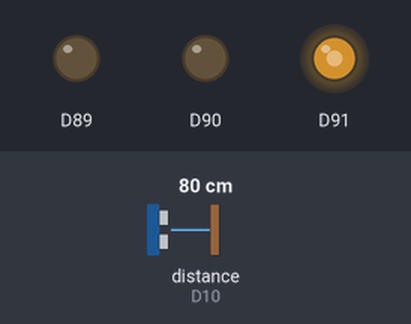
Recording of a sketch running on a simulated Arduino MKR. Shown: output pins drawn as LEDs (lit = HIGH). Wiring (inferred from the names in the program): ultrasonic range finder: trigger D9; echo D10. Inputs (shaded band) come from the test bench; at power-on: distance to the obstacle (sensor on D10) 80 cm. The echo pulse lasts 58.3 µs per cm; WiFi joins after 1.5 s; servers stay silent unless stated; no MQTT or app messages arrive unless stated; not simulated (calls return 0 or success): arduino_secrets.h; pins used as bus, display or sensor lines are not drawn; what the sketch prints to the serial monitor is not drawn.

Above: at 0.1 s.
At 2.3 s:
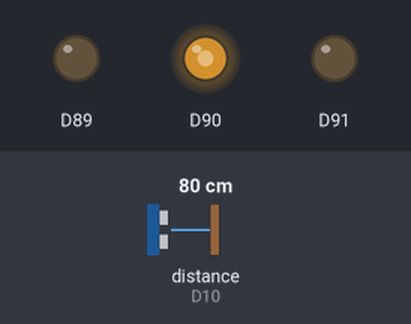
2.4 s: distance to the obstacle (sensor on D10) set to 33 cm
3.9 s: distance to the obstacle (sensor on D10) set to 27 cm
Timing chart, 0 to 6.9 s (numbered marks = the images above; inputs shaded):
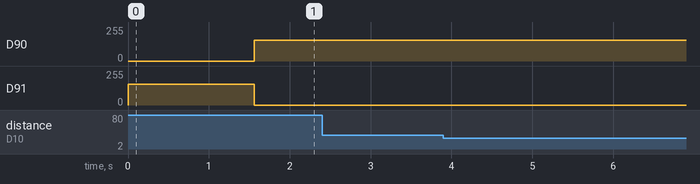

Measured:
- after the input at 2.4 s, every drawn part: stays the same
- after the input at 3.9 s, every drawn part: stays the same

The sketch:

mkr1010_mqtt_simple.ino
```cpp
// Vespera gesture controller (no screen or external button), based on Duncan Wilson's Sept 2026 workshop sketch.
// Board: Arduino MKR WiFi 1010. Keep all three .ino files in this folder.
#include <SPI.h>
#include <WiFiNINA.h>
#include <PubSubClient.h>
#include <utility/wifi_drv.h>
#include <math.h>
#include "arduino_secrets.h"

#ifndef SECRET_SSID1
#define SECRET_SSID1 ""
#endif
#ifndef SECRET_PASS1
#define SECRET_PASS1 ""
#endif

const char* ssid = SECRET_SSID;
const char* password = SECRET_PASS;
const char* ssid1 = SECRET_SSID1;
const char* password1 = SECRET_PASS1;
const char* mqtt_username = SECRET_MQTTUSER;
const char* mqtt_password = SECRET_MQTTPASS;
const char* mqtt_server = "mqtt.cetools.org";
const int mqtt_port = 1884;
String lightId = "18";
String mqtt_topic = "student/CASA0014/luminaire/" + lightId;
String clientId;
WiFiClient wifiClient;
PubSubClient mqttClient(wifiClient);
const int num_leds = 72;
const int payload_size = num_leds * 3;
byte RGBpayload[payload_size];

const uint8_t TRIG_PIN = 9, ECHO_PIN = 10;
const float MIN_CM = 5.0f, MAX_CM = 30.0f;
const float WHITE_DISTANCE_CM = MAX_CM;
const uint32_t WHITE_CONFIRM_MS = 300;
bool absenceActive = false;
uint32_t absenceSince = 0;
const uint32_t LEAVE_REARM_MS = 600;
bool leaveActive = false;
uint32_t leaveSince = 0;
uint8_t missedSamples = 0;
const float HOVER_TOLERANCE_CM = 2.0f, REARM_CM = 1.0f;
const uint32_t HOVER_MS = 2000, SAMPLE_MS = 80, MAX_SAMPLE_GAP_MS = 250;
bool wifiOK = false, mqttOK = false;
bool locked = false, pendingPublish = true;
bool distanceValid = false, filterReady = false;
bool hoverActive = false, gestureArmed = true;
float distanceCm = 0, hoverAnchor = 0, toggleAnchor = 0;
uint8_t rearmSamples = 0;
uint8_t red = 255, green = 0, blue = 0;
uint8_t lastRed = 0, lastGreen = 0, lastBlue = 0;
bool havePublished = false;
uint32_t hoverSince = 0, lastSample = 0, lastPublish = 0;

void setup() {
  Serial.begin(115200); // Do not wait for a USB serial terminal.
  pinMode(TRIG_PIN, OUTPUT);
  digitalWrite(TRIG_PIN, LOW);
  pinMode(ECHO_PIN, INPUT); // NEVER connect 5 V Echo directly.
  WiFiDrv::pinMode(25, OUTPUT);
  WiFiDrv::pinMode(26, OUTPUT);
  WiFiDrv::pinMode(27, OUTPUT);
  LedRed();
  byte mac[6];
  WiFi.macAddress(mac);
  char macStr[13];
  snprintf(macStr, sizeof(macStr), "%02X%02X%02X%02X%02X%02X",
           mac[5], mac[4], mac[3], mac[2], mac[1], mac[0]);
  clientId = "MKR1010_Sender_" + String(macStr);
  WiFi.setTimeout(1500);
  wifiClient.setConnectionTimeout(1000);
  mqttClient.setServer(mqtt_server, mqtt_port);
  mqttClient.setBufferSize(512);
  mqttClient.setKeepAlive(30);
  mqttClient.setSocketTimeout(1);
  Serial.println(F("Vespera gesture controller ready"));
  Serial.println(mqtt_topic);
}

void loop() {
  updateDistance(millis());
  serviceConnections(millis());
  // Library network calls are synchronous. Never count a connection stall
  // as evidence that the hand stayed stationary.
  updateDistance(millis());
  publishState(millis());
}

void updateDistance(uint32_t now) {
  if (now - lastSample < SAMPLE_MS) return;
  uint32_t sampleElapsed = now - lastSample;
  if (now - lastSample > MAX_SAMPLE_GAP_MS) {
    hoverActive = false;
    rearmSamples = 0;
    filterReady = false;
    absenceActive = false;
    leaveActive = false;
    missedSamples = 0;
  }
  lastSample = now;
  digitalWrite(TRIG_PIN, LOW);
  delayMicroseconds(2);
  digitalWrite(TRIG_PIN, HIGH);
  delayMicroseconds(10);
  digitalWrite(TRIG_PIN, LOW);
  // Bounded blocking read: at most 15 ms per sample (roughly 2.6 m).
  unsigned long duration = pulseIn(ECHO_PIN, HIGH, 15000UL);
  float raw = duration * 0.0343f / 2.0f;
  // A missing echo can mean the hand has left the sensor's field of view.
  // Confirm across consecutive samples; never replace a LOCK color.
  bool handAbsent = duration == 0 || raw > WHITE_DISTANCE_CM;
  // Sustained departure also rearms: the hand can return to the same position.
  // A single missing echo is not enough; LOCK color is never changed here.
  if (!gestureArmed && handAbsent) {
    if (!leaveActive) {
      leaveActive = true;
      leaveSince = now;
    }
    if (now - leaveSince >= LEAVE_REARM_MS) {
      gestureArmed = true;
      hoverActive = false;
      rearmSamples = 0;
      leaveActive = false;
      Serial.println(F("Gesture ready: return and hold"));
    }
  } else leaveActive = false;
  if (!locked && handAbsent) {
    if (!absenceActive) {
      absenceActive = true;
      absenceSince = now;
    }
    if (now - absenceSince >= WHITE_CONFIRM_MS &&
        (red != 255 || green != 255 || blue != 255)) {
      red = green = blue = 255;
      pendingPublish = true;
    }
  } else absenceActive = false;
  distanceValid = duration != 0 && raw >= 2.0f && raw <= 200.0f;
  if (!distanceValid) {
    filterReady = false;
    rearmSamples = 0;
    if (missedSamples < 3) ++missedSamples;
    // Pause, rather than count, up to two short missed samples.
    if (hoverActive) {
      if (duration == 0 && missedSamples <= 2)
        hoverSince += sampleElapsed;
      else hoverActive = false;
    }
    return;
  }
  missedSamples = 0;
  distanceCm = filterReady ? distanceCm + 0.35f * (raw - distanceCm) : raw;
  filterReady = true;
  bool inRange = raw >= MIN_CM && raw <= MAX_CM;
  // Restart smoothing on re-entry instead of carrying a far-away background.
  if (!inRange) filterReady = false;
  if (!locked && inRange) colorFromDistance(distanceCm);
  // Use unfiltered readings for gestures so smoothing cannot hide movement.
  if (!gestureArmed) {
    hoverActive = false;
    if (fabsf(raw - toggleAnchor) >= REARM_CM) {
      if (++rearmSamples >= 3) {
        gestureArmed = true;
        rearmSamples = 0;
        leaveActive = false;
        Serial.println(F("Gesture ready: hold still"));
      }
    } else rearmSamples = 0;
    return;
  }
  if (!inRange) {
    hoverActive = false;
    return;
  }
  if (!hoverActive || fabsf(raw - hoverAnchor) > HOVER_TOLERANCE_CM) {
    hoverActive = true;
    hoverAnchor = raw; // Fixed anchor: slow drift cannot accumulate forever.
    hoverSince = now;
    return;
  }
  if (now - hoverSince >= HOVER_MS) {
    locked = !locked;
    Serial.println(locked ? F("Mode: LOCK") : F("Mode: LIVE"));
    if (!locked) colorFromDistance(distanceCm);
    pendingPublish = true;
    gestureArmed = false;
    toggleAnchor = raw;
    rearmSamples = 0;
    hoverActive = false;
    leaveActive = false;
    missedSamples = 0;
  }
}

void colorFromDistance(float cm) {
  cm = constrain(cm, MIN_CM, MAX_CM);
  // Full hue sweep: 5 cm red, 17.5 cm green, 30 cm blue.
  float hue = 240.0f * (cm - MIN_CM) / (MAX_CM - MIN_CM);
  float segment = hue / 60.0f;
  int sector = (int)segment;
  uint8_t up = (uint8_t)((segment - sector) * 255 + 0.5f);
  uint8_t down = 255 - up;
  switch (sector) {
    case 0: red = 255; green = up; blue = 0; break;
    case 1: red = down; green = 255; blue = 0; break;
    case 2: red = 0; green = 255; blue = up; break;
    case 3: red = 0; green = down; blue = 255; break;
    default: red = 0; green = 0; blue = 255; break;
  }
}
```

RGBLED.ino
```cpp
// MKR WiFi 1010 NINA-module status LED, independent of Vespera RGB.
void LedRed() {
  WiFiDrv::analogWrite(25, 155);
  WiFiDrv::analogWrite(26, 0);
  WiFiDrv::analogWrite(27, 0);
}
void LedGreen() {
  WiFiDrv::analogWrite(25, 0);
  WiFiDrv::analogWrite(26, 155);
  WiFiDrv::analogWrite(27, 0);
}
void LedBlue() {
  WiFiDrv::analogWrite(25, 0);
  WiFiDrv::analogWrite(26, 0);
  WiFiDrv::analogWrite(27, 155);
}
```

connections.ino
```cpp
// Retry scheduling replaces the original blocking retry/delay loops.
// WiFiNINA/PubSubClient calls themselves can still block briefly.
void serviceConnections(uint32_t now) {
  static uint32_t wifiAttempt = 0, mqttAttempt = 0;
  static bool firstWifi = true, firstMQTT = true, alternate = false;
  wifiOK = WiFi.status() == WL_CONNECTED;
  if (!wifiOK) {
    mqttOK = false;
    pendingPublish = true;
    if (firstWifi || now - wifiAttempt >= 10000) {
      firstWifi = false;
      wifiClient.stop();
      LedBlue();
      if (WiFi.status() != WL_NO_MODULE) {
        bool useSecondary = alternate && ssid1[0] != '\0';
        WiFi.begin(useSecondary ? ssid1 : ssid, useSecondary ? password1 : password);
        alternate = !alternate;
      }
      wifiAttempt = millis();
      hoverActive = false;
      rearmSamples = 0;
    }
    return;
  }
  if (mqttClient.connected()) mqttClient.loop();
  mqttOK = mqttClient.connected();
  if (!mqttOK) {
    pendingPublish = true;
    if (firstMQTT || now - mqttAttempt >= 5000) {
      firstMQTT = false;
      wifiClient.stop();
      LedBlue();
      mqttOK = mqttClient.connect(clientId.c_str(), mqtt_username, mqtt_password);
      mqttAttempt = millis();
      hoverActive = false;
      rearmSamples = 0;
      if (mqttOK) LedGreen();
      else LedRed();
      // Pure publisher: preserve original protocol, no subscription or LWT.
    }
  }
}

bool send_colour_to_all(int r, int g, int b) {
  if (!mqttClient.connected()) return false;
  for (int pixel = 0; pixel < num_leds; ++pixel) {
    RGBpayload[pixel * 3] = (byte)constrain(r, 0, 255);
    RGBpayload[pixel * 3 + 1] = (byte)constrain(g, 0, 255);
    RGBpayload[pixel * 3 + 2] = (byte)constrain(b, 0, 255);
  }
  return mqttClient.publish(mqtt_topic.c_str(), RGBpayload, payload_size, false);
}


void publishState(uint32_t now) {
  if (!mqttClient.connected() || now - lastPublish < 100) return;
  uint8_t r = red, g = green, b = blue;
  bool changed = !havePublished || r != lastRed || g != lastGreen || b != lastBlue;
  if (!pendingPublish && !changed && now - lastPublish < 5000) return;
  // QoS 0 has no lamp acknowledgement; retry/refresh latest target periodically.
  lastPublish = now;
  if (send_colour_to_all(r, g, b)) {
    lastRed = r; lastGreen = g; lastBlue = b;
    havePublished = true;
    pendingPublish = false;
  } else pendingPublish = true;
}
```
